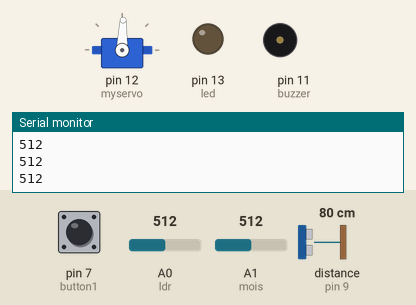
Simulated run of this sketch. Board: Arduino Uno, built with avr-gcc and run on an emulated ATmega328P. Shown: servo, output pins drawn as LEDs (lit = HIGH), buzzer (waves = sounding), the last lines printed to the serial monitor. Wiring (inferred from the names in the program): ultrasonic range finder: trigger pin 8; echo pin 9. Inputs (shaded band) come from the test bench; at power-on: distance to the obstacle (sensor on pin 9) 80 cm, pin 7 (button1) LOW, A0 (ldr) = 512, A1 (mois) = 512. The echo pulse lasts 58.3 µs per cm; pins used as bus, display or sensor lines are not drawn.

Above: at 3.4 s.
3.5 s: distance to the obstacle (sensor on pin 9) set to 8 cm
5.0 s: distance to the obstacle (sensor on pin 9) set to 5 cm
At 5.4 s:
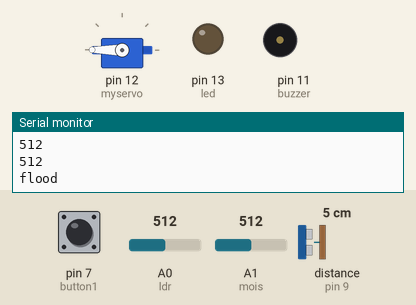
At 9.3 s:
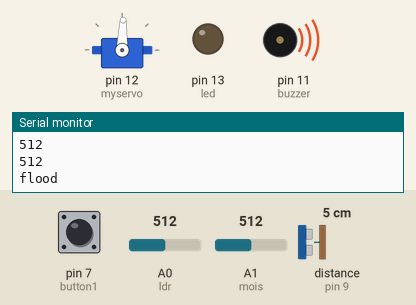
Timing chart, 0 to 14.0 s (numbered marks = the images above; inputs shaded):
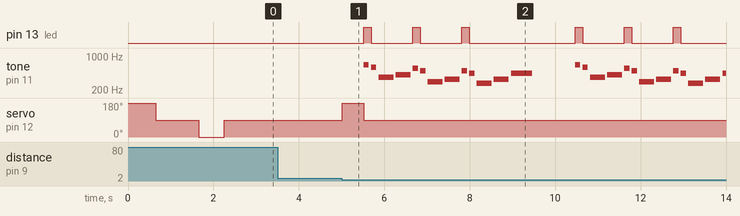

The sketch:

main_v2.ino
```cpp
#include <Servo.h>
Servo myservo;
int Ebutton = 2;
int button1 = 7;
const int trig = 8; //ประกาศขา trig
const int echo = 9; //ประกาศขา echo

int led =13;
int buzzer =11;
int ldr = A0;
int mois = A1;

int moisValue = 0;
bool isday = 0;
bool status= 0;
bool flood = 0;
int door =0;
int data;
int newdata[1]={0};
long duration, distance;

void quaterNote(){
  delay(350);
  noTone(buzzer);
  delay(50);
}
void eightNote(){
  delay(125);
  noTone(buzzer);
  delay(50);
}
void nokia(){
  tone(buzzer, 659.25);
  digitalWrite(led,HIGH);
    eightNote();
  tone(buzzer,587.33);
  digitalWrite(led,LOW);
    eightNote();
  tone(buzzer,369.99);
    quaterNote();
  tone(buzzer,415.30);
    quaterNote();
  tone(buzzer,554.37);
  digitalWrite(led,HIGH);
    eightNote();
  tone(buzzer,493.88);
  digitalWrite(led,LOW);
    eightNote();
  tone(buzzer,293.66);
    quaterNote();
  tone(buzzer,329.63);
    quaterNote();
  tone(buzzer,493.88);
  digitalWrite(led,HIGH);
    eightNote();
  tone(buzzer,440.00);
  digitalWrite(led,LOW);
    eightNote();
  tone(buzzer,277.18);
    quaterNote();
  tone(buzzer,329.63);
    quaterNote();
  tone(buzzer,440.00);
  delay(500);
  noTone(buzzer);
  delay(1000);

}

void setup() {
  Serial.begin(9600);
  myservo.attach(12);
  pinMode(echo, INPUT);
  pinMode(trig, OUTPUT);
  pinMode(led, OUTPUT);
  pinMode(button1, INPUT);
  pinMode(Ebutton, INPUT);
  pinMode(led, OUTPUT);
  pinMode(buzzer, OUTPUT);
  digitalWrite(led, LOW);
  noTone(buzzer);
  if(analogRead(ldr)>=25){
    isday=1;
  }
  else{
    isday=0;
  }

  myservo.writeMicroseconds(3000);
  delay(650);
  myservo.writeMicroseconds(1450);
  delay(1000);
  Serial.println("closing");
  myservo.writeMicroseconds(0);
  delay(600);
  myservo.writeMicroseconds(1450);

}

void loop() {

  while (Serial.available())
  {
    data = Serial.read();
  }
  if(data=='1'){
    newdata[0]=1;
  }
  else{
    newdata[0]=0;
  }


  digitalWrite(trig, HIGH);
  delayMicroseconds(5);
  digitalWrite(trig, LOW); //ใช้งานขา trig

  duration = pulseIn(echo, HIGH); //อ่านค่าของ echo
  distance = (duration/2) / 29.1;


  Serial.println(analogRead(ldr));
  if(analogRead(mois)<=250 || distance <= 5){//flood
    flood=1;
    Serial.println("flood");
    if(status==0){
      status=1;
      myservo.writeMicroseconds(3000);
      delay(500);
      myservo.writeMicroseconds(1450);
    }
    nokia();
  }
  else{
    status=0;
    noTone(buzzer);
    if(flood){//after flood, close the door
      status=1;
      Serial.println("closing");
      myservo.writeMicroseconds(0);
      delay(500);
      myservo.writeMicroseconds(1450);
      flood=0;
      }
    if(analogRead(ldr)>=25){//isday
      digitalWrite(led,LOW);
      if(digitalRead(button1)==HIGH && door==0 && status==0){
        status=1;
        Serial.println("close->full");
        myservo.writeMicroseconds(3000);
        delay(500);
        myservo.writeMicroseconds(1450);
        door=2;
      }
      else if(digitalRead(button1)==HIGH && door==2 && status==0){
        status=1;
        Serial.println("closing");
        myservo.writeMicroseconds(0);
        delay(500);
        myservo.writeMicroseconds(1450);
        door=0;
      }
      else if(newdata[0]==1 && door==0 && status==0){
        status=1;
        Serial.println("close->half");
        myservo.writeMicroseconds(3000);
        delay(500);
        myservo.writeMicroseconds(1450);
        delay(2000);
        door=2;
      }
      else if(newdata[0]==1 && door==2 && status==0){
        status=1;
        Serial.println("closing");
        myservo.writeMicroseconds(0);
        delay(500);
        myservo.writeMicroseconds(1450);
        delay(2000);
        door=0;
      }
      if(isday){
        Serial.println("Day");
        Serial.println("-------------------------------");
        isday=0;
      }
    }
    else{//night
      digitalWrite(led,HIGH);
      if(digitalRead(button1)==HIGH && door==0 && status==0|| newdata[0]==1 && door==0 ){
        status=1;
        Serial.println("close->half");
        myservo.writeMicroseconds(3000);
        delay(250);
        myservo.writeMicroseconds(1450);
        door=2;
      }
      else if(digitalRead(button1)==HIGH && door==2 && status==0|| newdata[0]==1 && door==2){
        status=1;
        Serial.println("closing");
        myservo.writeMicroseconds(0);
        delay(250);
        myservo.writeMicroseconds(1450);
        door=0;
      }
      else if(newdata[0]==1 && door==0 ){
        status=1;
        Serial.println("close->half");
        myservo.writeMicroseconds(3000);
        delay(250);
        myservo.writeMicroseconds(1450);
        delay(2000);
        door=2;
      }
      else if(newdata[0]==1 && door==2 ){
        status=1;
        Serial.println("closing");
        myservo.writeMicroseconds(0);
        delay(250);
        myservo.writeMicroseconds(1450);
        delay(2000);
        door=0;
      }
      if(!isday){
        Serial.println("Night");
        Serial.println("-------------------------------");
        isday=1;
      }
    }

  }

}
```

Measured:
- the behaviour switches between 7 and 6 cm on distance to the obstacle (sensor on pin 9) (found by bisection; images 0 and 1)
- after the input at 5.0 s, pin 13 (led): LOW → HIGH after 0.52 s, → LOW 0.18 s later, → HIGH 0.98 s later, → LOW 0.18 s later, … (12 changes in this stretch); tone on pin 11 (buzzer): plays 659 Hz for 0.13 s, 587 Hz for 0.13 s, 369 Hz for 0.35 s, 415 Hz for 0.35 s, 554 Hz for 0.13 s, 493 Hz for 0.13 s … (26 notes in this stretch), starting after 0.52 s
